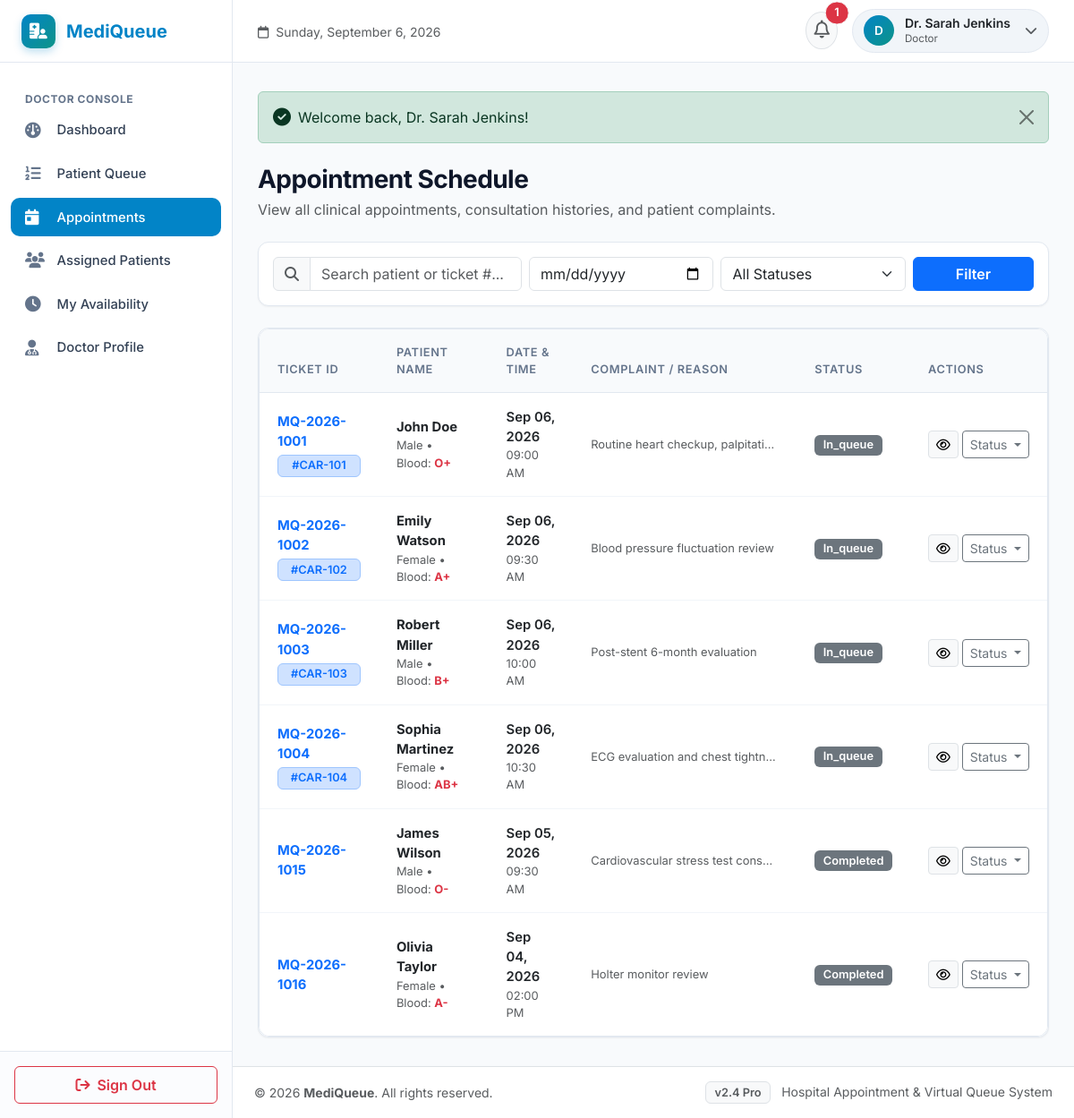
/doctor/appointments.php (signed in), run on the app's committed database.
### tables this page shows
CREATE TABLE `appointments` (
  `id` INT AUTO_INCREMENT PRIMARY KEY,
  `patient_id` INT NOT NULL,
  `doctor_id` INT NOT NULL,
  `appointment_date` DATE NOT NULL,
  `appointment_time` TIME NOT NULL,
  `appointment_number` VARCHAR(50) NOT NULL UNIQUE,
  `status` ENUM('pending', 'confirmed', 'in_queue', 'completed', 'cancelled', 'no_show') DEFAULT 'confirmed',
  `reason` TEXT NULL,
  `created_at` TIMESTAMP DEFAULT CURRENT_TIMESTAMP,
  CONSTRAINT `fk_appoint_patient` FOREIGN KEY (`patient_id`) REFERENCES `patients` (`id`) ON DELETE CASCADE,
  CONSTRAINT `fk_appoint_doctor` FOREIGN KEY (`doctor_id`) REFERENCES `doctors` (`id`) ON DELETE CASCADE,
  INDEX `idx_doc_date_time` (`doctor_id`, `appointment_date`, `appointment_time`)
);

CREATE TABLE `queues` (
  `id` INT AUTO_INCREMENT PRIMARY KEY,
  `appointment_id` INT NOT NULL,
  `patient_id` INT NOT NULL,
  `doctor_id` INT NOT NULL,
  `queue_number` VARCHAR(50) NOT NULL,
  `queue_position` INT NOT NULL DEFAULT 1,
  `estimated_waiting_time` INT NOT NULL DEFAULT 15,
  `status` ENUM('waiting', 'called', 'in_consultation', 'completed', 'cancelled', 'no_show') DEFAULT 'waiting',
  `joined_at` TIMESTAMP DEFAULT CURRENT_TIMESTAMP,
  `called_at` TIMESTAMP NULL DEFAULT NULL,
  `completed_at` TIMESTAMP NULL DEFAULT NULL,
  CONSTRAINT `fk_queue_appointment` FOREIGN KEY (`appointment_id`) REFERENCES `appointments` (`id`) ON DELETE CASCADE,
  CONSTRAINT `fk_queue_patient` FOREIGN KEY (`patient_id`) REFERENCES `patients` (`id`) ON DELETE CASCADE,
  CONSTRAINT `fk_queue_doctor` FOREIGN KEY (`doctor_id`) REFERENCES `doctors` (`id`) ON DELETE CASCADE,
  INDEX `idx_queue_doc_status` (`doctor_id`, `status`)
);

CREATE TABLE `users` (
  `id` INT AUTO_INCREMENT PRIMARY KEY,
  `name` VARCHAR(150) NOT NULL,
  `email` VARCHAR(150) NOT NULL UNIQUE,
  `password` VARCHAR(255) NOT NULL,
  `role` ENUM('patient', 'doctor', 'admin') NOT NULL DEFAULT 'patient',
  `phone` VARCHAR(30) NULL,
  `status` ENUM('active', 'inactive') NOT NULL DEFAULT 'active',
  `avatar` VARCHAR(255) NULL,
  `created_at` TIMESTAMP DEFAULT CURRENT_TIMESTAMP
);

CREATE TABLE `patients` (
  `id` INT AUTO_INCREMENT PRIMARY KEY,
  `user_id` INT NOT NULL,
  `date_of_birth` DATE NULL,
  `gender` ENUM('Male', 'Female', 'Other') DEFAULT 'Male',
  `blood_group` VARCHAR(10) DEFAULT 'O+',
  `address` TEXT NULL,
  `emergency_contact` VARCHAR(30) NULL,
  `created_at` TIMESTAMP DEFAULT CURRENT_TIMESTAMP,
  CONSTRAINT `fk_patients_user` FOREIGN KEY (`user_id`) REFERENCES `users` (`id`) ON DELETE CASCADE
);

### doctor/appointments.php (the view, shortened to what this page needs)
<?php
require_once __DIR__ . '/../includes/functions.php';
$conn = get_db_connection();
$doctorId = $_SESSION['role_specific_id'] ?? 0;
$dateFilter = trim($_GET['date'] ?? '');
$search = trim($_GET['search'] ?? '');
$query = "
    SELECT a.*, p.gender, p.blood_group, p.date_of_birth, p.address, p.emergency_contact,
           u.name as patient_name, u.phone as patient_phone, u.email as patient_email,
           q.queue_number, q.status as queue_status
    FROM appointments a
    JOIN patients p ON a.patient_id = p.id
    JOIN users u ON p.user_id = u.id
    LEFT JOIN queues q ON a.id = q.appointment_id
    WHERE a.doctor_id = ?
";
$params = [$doctorId];
$query .= " ORDER BY a.appointment_date DESC, a.appointment_time ASC";
$stmt = $conn->prepare($query);
$stmt->execute($params);
$appointments = $stmt->fetchAll();
include __DIR__ . '/../includes/header.php';
?>
<div class="d-flex flex-column flex-md-row justify-content-between align-items-md-center mb-4 gap-3">
    <div>
        <h3 class="fw-bold mb-1">Appointment Schedule</h3>
        <p class="text-muted mb-0">View all clinical appointments, consultation histories, and patient complaints.</p>
    </div>
</div>
<div class="mq-card p-3 mb-4 bg-white">
    <form action="<?= BASE_URL ?>/doctor/appointments.php" method="GET" class="row g-2 align-items-center">
        <div class="col-md-4">
            <div class="input-group">
                <span class="input-group-text bg-light text-muted"><i class="fa-solid fa-magnifying-glass"></i></span>
                <input type="text" name="search" class="form-control" placeholder="Search patient or ticket #..." value="<?= htmlspecialchars($search) ?>">
            </div>
        </div>
        <div class="col-md-3">
            <input type="date" name="date" class="form-control" value="<?= htmlspecialchars($dateFilter) ?>" placeholder="Filter by date">
        </div>
        <div class="col-md-3">
            <select name="status" class="form-select">
                <option value="">All Statuses</option>
            </select>
        </div>
        <div class="col-md-2 d-flex gap-2">
            <button type="submit" class="btn btn-primary w-100 fw-semibold">Filter</button>
        </div>
    </form>
</div>
<div class="mq-card p-0 bg-white">
    <div class="mq-table-responsive">
        <table class="table mq-table align-middle">
            <thead>
                <tr>
                    <th>Ticket ID</th>
                    <th>Patient Name</th>
                    <th>Date & Time</th>
                    <th>Complaint / Reason</th>
                    <th>Status</th>
                    <th>Actions</th>
                </tr>
            </thead>
            <tbody>
                <?php if (empty($appointments)): ?>
                    <tr>
                        <td colspan="6" class="text-center py-5 text-muted small">
                            No appointments found matching your filter criteria.
                        </td>
                    </tr>
                <?php else: ?>
                    <?php foreach ($appointments as $app): ?>
                        <tr>
                            <td>
                                <strong class="text-primary"><?= htmlspecialchars($app['appointment_number']) ?></strong>
                                <?php if ($app['queue_number']): ?>
                                    <span class="d-block badge bg-primary-subtle text-primary border border-primary-subtle mt-1">#<?= htmlspecialchars($app['queue_number']) ?></span>
                                <?php endif; ?>
                            </td>
                            <td>
                                <div class="fw-bold text-dark"><?= htmlspecialchars($app['patient_name']) ?></div>
                                <div class="text-muted small">
                                    <?= htmlspecialchars($app['gender'] ?? 'N/A') ?> &bull; Blood: <strong class="text-danger"><?= htmlspecialchars($app['blood_group'] ?? 'N/A') ?></strong>
                                </div>
                            </td>
                            <td>
                                <div class="fw-semibold text-dark"><?= format_date($app['appointment_date']) ?></div>
                                <div class="text-muted small"><?= format_time($app['appointment_time']) ?></div>
                            </td>
                            <td style="max-width: 250px;">
                                <div class="small text-muted text-truncate" title="<?= htmlspecialchars($app['reason'] ?? '') ?>">
                                    <?= htmlspecialchars($app['reason'] ?: 'Routine consultation / checkup') ?>
                                </div>
                            </td>
                            <td>
                                <?= get_status_badge($app['status']) ?>
                            </td>
                            <td>
                                <div class="d-flex gap-1">
                                    <button type="button" class="btn btn-sm btn-light border" data-bs-toggle="modal" data-bs-target="#docAppModal_<?= $app['id'] ?>" title="Patient Details">
                                        <i class="fa-regular fa-eye"></i>
                                    </button>
                                    <div class="dropdown">
                                        <button class="btn btn-sm btn-outline-secondary dropdown-toggle" type="button" data-bs-toggle="dropdown">
                                            Status
                                        </button>
                                    </div>
                                </div>
                            </td>
                        </tr>
                    <?php endforeach; ?>
                <?php endif; ?>
            </tbody>
        </table>
    </div>
</div>
<?php include __DIR__ . '/../includes/footer.php'; ?>

### includes/functions.php (shortened to what this page needs)
<?php
function format_date($dateStr) {
    $timestamp = strtotime($dateStr);
    return date('M d, Y', $timestamp);
}
function format_time($timeStr) {
    $timestamp = strtotime($timeStr);
    return date('h:i A', $timestamp);
}
function get_status_badge($status) {
    $status = strtolower(trim((string)$status));
    return $badges[$status] ?? '<span class="badge bg-secondary">' . htmlspecialchars(ucfirst($status)) . '</span>';
}

### assets/css/style.css (style rules this page uses)
:root { --mq-primary: #0284c7; --mq-primary-dark: #0369a1; --mq-primary-light: #e0f2fe; --mq-secondary: #0d9488; --mq-secondary-light: #ccfbf1; --mq-dark: #0f172a; --mq-slate: #334155; --mq-muted: #64748b; --mq-bg: #f8fafc; --mq-card-bg: #ffffff; --mq-border: #e2e8f0; --mq-sidebar-width: 260px; --mq-header-height: 70px; --mq-font-sans: 'Inter', -apple-system, BlinkMacSystemFont, "Segoe UI", Roboto, "Helvetica Neue", Arial, sans-serif; --mq-radius: 12px; --mq-radius-lg: 16px; --mq-shadow-sm: 0 1px 2px 0 rgba(0, 0, 0, 0.05); --mq-shadow: 0 4px 6px -1px rgba(0, 0, 0, 0.06), 0 2px 4px -2px rgba(0, 0, 0, 0.04); --mq-shadow-lg: 0 10px 15px -3px rgba(0, 0, 0, 0.08), 0 4px 6px -4px rgba(0, 0, 0, 0.03); }
body { font-family: var(--mq-font-sans); background-color: var(--mq-bg); color: var(--mq-slate); min-height: 100vh; margin: 0; display: flex; flex-direction: column; }
h1, h2, h3, h4, h5, h6 { color: var(--mq-dark); font-weight: 600; letter-spacing: -0.02em; }
.mq-card { background-color: var(--mq-card-bg); border: 1px solid var(--mq-border); border-radius: var(--mq-radius); box-shadow: var(--mq-shadow-sm); padding: 1.5rem; transition: transform 0.2s ease, box-shadow 0.2s ease; position: relative; overflow: hidden; }
.mq-table-responsive { background: #ffffff; border-radius: var(--mq-radius); border: 1px solid var(--mq-border); overflow-x: auto; }
.mq-table { width: 100%; margin-bottom: 0; vertical-align: middle; }
.mq-table th { background-color: #f8fafc; color: var(--mq-muted); font-weight: 600; font-size: 0.8rem; text-transform: uppercase; letter-spacing: 0.05em; padding: 1rem 1.25rem; border-bottom: 1px solid var(--mq-border); }
.mq-table td { padding: 1rem 1.25rem; border-bottom: 1px solid #f1f5f9; color: var(--mq-slate); font-size: 0.925rem; }
.mq-table tr:last-child td { border-bottom: none; }
.badge { padding: 0.4em 0.75em; font-weight: 600; border-radius: 6px; font-size: 0.8rem; }

### data on the page
appointments: appointment_number "MQ-2026-1001", queues.queue_number "CAR-101", users.name "John Doe", patient.gender "Male", patient.blood_group "O+", appointment_date "Sep 06, 2026", appointment_time "09:00 AM", reason "Routine heart checkup, palpitati…", status "In_queue"
appointments: appointment_number "MQ-2026-1002", queues.queue_number "CAR-102", users.name "Emily Watson", patient.gender "Female", patient.blood_group "A+", appointment_date "Sep 06, 2026", appointment_time "09:30 AM", reason "Blood pressure fluctuation review", status "In_queue"
appointments: appointment_number "MQ-2026-1003", queues.queue_number "CAR-103", users.name "Robert Miller", patient.gender "Male", patient.blood_group "B+", appointment_date "Sep 06, 2026", appointment_time "10:00 AM", reason "Post-stent 6-month evaluation", status "In_queue"
appointments: appointment_number "MQ-2026-1004", queues.queue_number "CAR-104", users.name "Sophia Martinez", patient.gender "Female", patient.blood_group "AB+", appointment_date "Sep 06, 2026", appointment_time "10:30 AM", reason "ECG evaluation and chest tightn…", status "In_queue"
appointments: appointment_number "MQ-2026-1015", users.name "James Wilson", patient.gender "Male", patient.blood_group "O-", appointment_date "Sep 05, 2026", appointment_time "09:30 AM", reason "Cardiovascular stress test cons…", status "Completed"
appointments: appointment_number "MQ-2026-1016", users.name "Olivia Taylor", patient.gender "Female", patient.blood_group "A-", appointment_date "Sep 04, 2026", appointment_time "02:00 PM", reason "Holter monitor review", status "Completed"

### other printed values
APP_NAME "MediQueue"
$unreadNotifsCount "1"
substr($currentUser['name'] ?? 'U', 0, 1) "D"
$currentUser['name'] "Dr. Sarah Jenkins"
$currentUser['role'] "Doctor"
$flash['message'] "Welcome back, Dr. Sarah Jenkins!"
